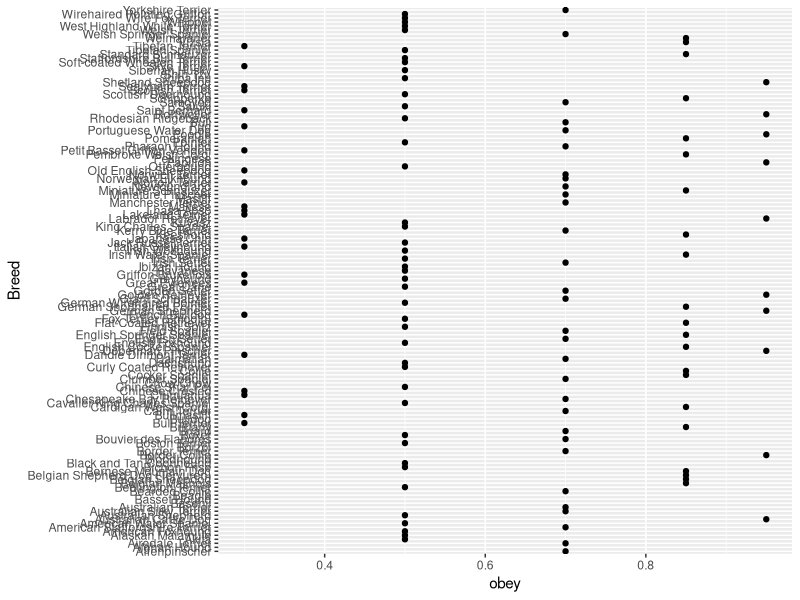

This figure's R source:
## ---- chunk 1
# clear the environment window
rm(list = ls())

# import the appropriate libraries
library(readr)
library(here)

# import the data
dogs <- read_csv(here("Data", "dog_intelligence_clean.csv"))

# another way to do this without the here package:
# dogs <- read_csv("Data/dog_intelligence_clean.csv")

## ---- chunk 2
# import the knitr package
library(knitr)

# use the kable function from the knitr package
knitr::kable(head(dogs[,1:5]),
             caption = "Data collected regarding canine intelligence from Stanley Coren at the University of British Columbia.")
## ---- chunk 3
# load the ggplot2 library
library(ggplot2)

# run the code
ggplot(dogs, aes(x = Breed, y = obey)) + geom_point() + coord_flip()

# using the gear icon, I increased the custom figure size to 40 to increase the height of the figure so it is not as squished
## ---- chunk 4
# create a vector
x_vec <- c(0.167, 4.76, 370, 52, 82, 9492, 79)
## ---- chunk 5
x_vec[3]
## ---- chunk 6
x_vec[1:3]
## ---- chunk 7
x_vec[-1]
## ---- chunk 8
log(x_vec[1])
## ---- chunk 9
log(x_vec[2], base = 10)
## ---- chunk 10
sqrt(x_vec[3])
## ---- chunk 11
print(pi)
## ---- chunk 12
exp(x_vec)
## ---- chunk 13
# by dividing the different values inside of this vector by 2, it allows us to determine whether they are even or odd. 
x_vec%%2
## ---- chunk 14
x_vec[4] / 5
## ---- chunk 15
max(x_vec)

min(x_vec)
## ---- chunk 16
# finding the location of the max
which(x_vec == max(x_vec), arr.ind = TRUE)
## ---- chunk 17
# finding the location of the min
which(x_vec == min(x_vec), arr.ind = TRUE)
## ---- chunk 18
Inf
## ---- chunk 19
library(tibble)

exam_scores <- data_frame(
     Exam1 = c(88, 75, 43),
     Exam2 = c(82, 81, 57),
     Exam3 = c(90, 85, 66),
     Exam4 = c(83, 78, 41)
)

exam_scores
## ---- chunk 20
# import the birthdays data
birthdays <- read_delim(here("Data", "birthdays.txt"),
                      delim = "-",
                      na = c("","NA","N/A"),
                      col_names = c("Birthday", "Name")
                      )

birthdays
